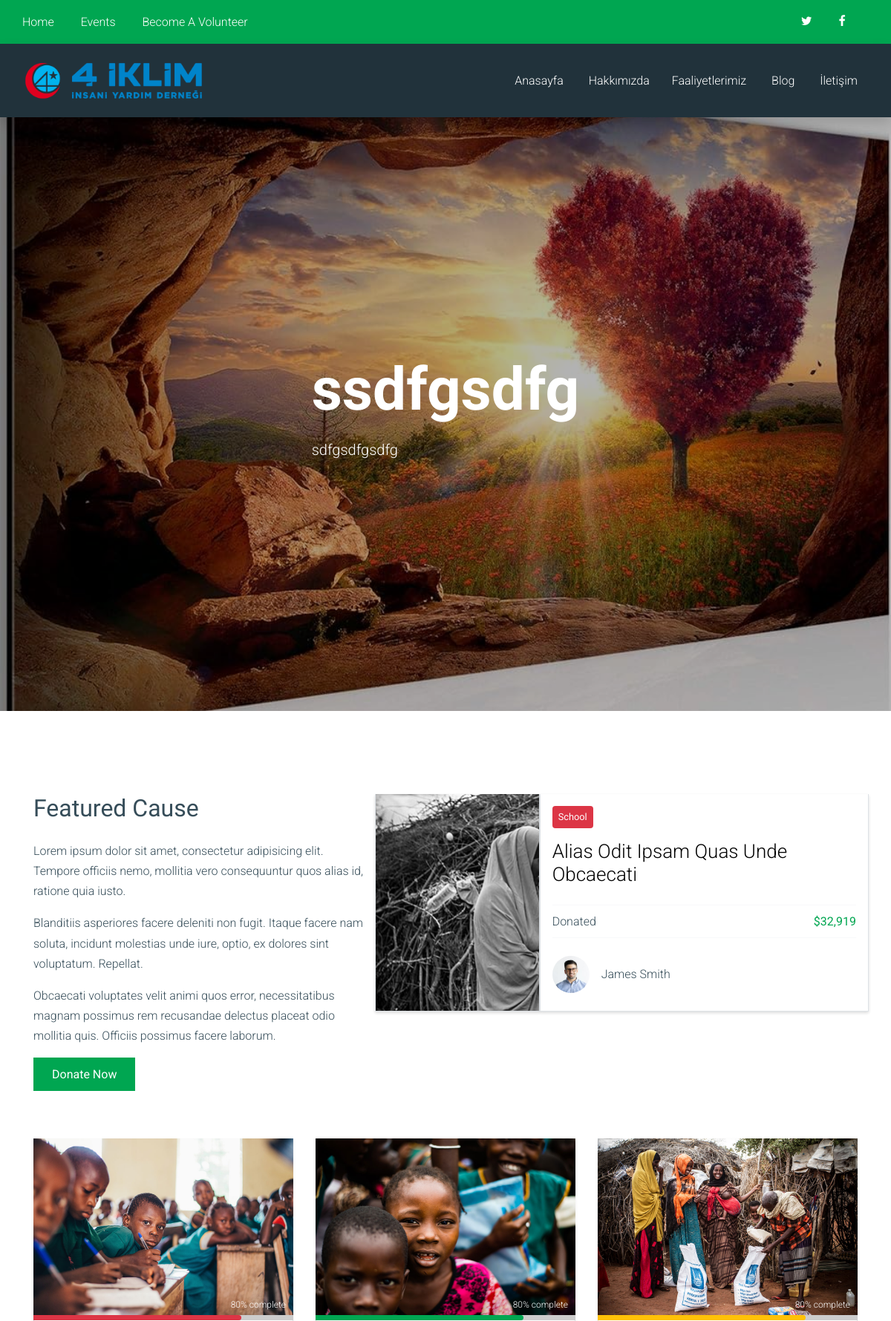
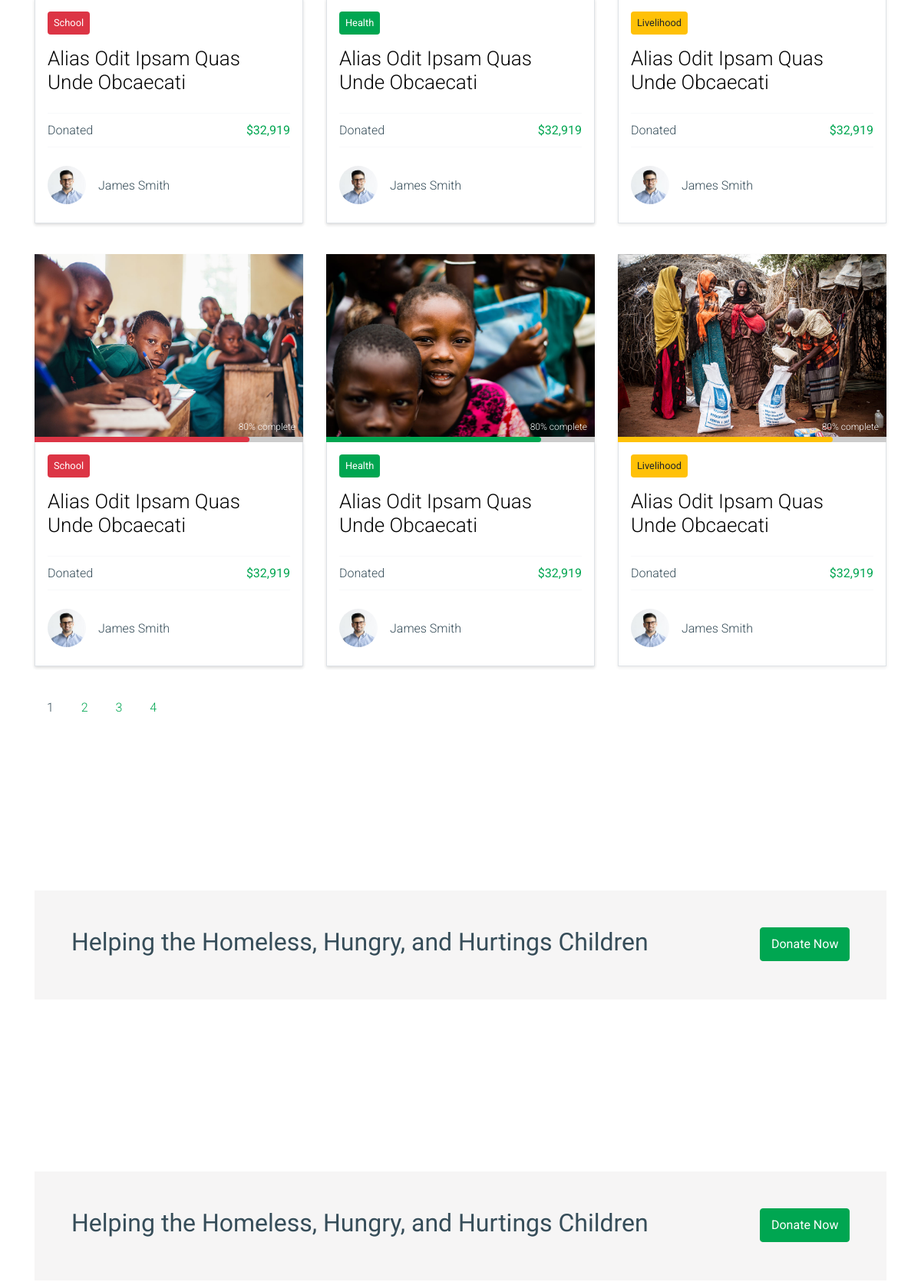
Page /activity.php (upper part) on the committed database (2 pictures, top to bottom).
### tables this page shows
CREATE TABLE `slider` (
  `Id` int(11) NOT NULL,
  `Name` text DEFAULT NULL,
  `Description` text DEFAULT NULL,
  `IsActive` tinyint(1) NOT NULL,
  `ImagePath` text DEFAULT NULL,
  `CreatedDate` datetime NOT NULL,
  `PageId` int(11) NOT NULL
);

### admin/database/connection.php (called while the page is built, shortened)
<?php
$host = '127.0.0.1';
$dbname = 'dortiklimdb';
$username = 'root';
$password = '';
$charset = 'utf8';
$dsn = "mysql:host=$host;dbname=$dbname;charset=$charset";
$options = [
    PDO::ATTR_ERRMODE => PDO::ERRMODE_EXCEPTION,
    PDO::ATTR_PERSISTENT => false,
    PDO::ATTR_EMULATE_PREPARES => false,
    PDO::ATTR_DEFAULT_FETCH_MODE => PDO::FETCH_ASSOC,
];
try {
    $baglanti = new PDO($dsn, $username, $password, $options);
    $baglanti->setAttribute(PDO::ATTR_ERRMODE, PDO::ERRMODE_EXCEPTION);
} catch (PDOException $e) {
    echo 'Bağlantı hatası: ' . $e->getMessage();
    exit;
}
function frontGetSlider($table,$id){
    global $baglanti;
    $sql = "SELECT * FROM $table where IsActive=1 and PageId='$id' order by CreatedDate desc";
    $query = $baglanti->prepare($sql);
    $query->execute();
    $data = array();
    if ($query->rowCount() > 0) {
        while($row = $query->fetch()) {
            $data[] = $row;
        }
    }
    return $data;
}

### activity.php (the view)
<?php
include("admin/database/connection.php");
include("inc/header.php");
$sliders = frontGetSlider("slider",3);
$slider = $sliders[0];
?>
<div class="owl-carousel-wrapper">
 <div class="box-92819">
      <h1 class="text-white mb-3"><?=$slider["Name"]?></h1>
      <p class="lead text-white"><?=$slider["Description"]?></p>
    </div>
      <div class="ftco-cover-1 overlay" style="background-image: url('images/<?=$slider["ImagePath"]?>');"></div>
</div>
<div class="site-section">
  <div class="container">
    <div class="row mb-5 align-items-st">
      <div class="col-md-5">
        <div class="heading-20219">
          <h2 class="title text-cursive mb-4">Featured Cause</h2>
          <p>Lorem ipsum dolor sit amet, consectetur adipisicing elit. Tempore officiis nemo, mollitia vero consequuntur quos alias id, ratione quia iusto.</p>
          <p>Blanditiis asperiores facere deleniti non fugit. Itaque facere nam soluta, incidunt molestias unde iure, optio, ex dolores sint voluptatum. Repellat.</p>
          <p>Obcaecati voluptates velit animi quos error, necessitatibus magnam possimus rem recusandae delectus placeat odio mollitia quis. Officiis possimus facere laborum.</p>
          <p><a href="#" class="btn btn-primary rounded-0 px-4">Donate Now</a></p>
        </div>
      </div>
      <div class="col-md-7">
        <div class="row cause shadow-sm">
          <div class="col-4 px-3 pt-3 border-top-0 border border shadow-sm" style="background-image: url('images/img_3_gray.jpg');">
          </div>
          <div class="col-8 px-3 pt-3 border-top-0 border border shadow-sm">
            <span class="badge-danger py-1 small px-2 rounded mb-3 d-inline-block">School</span>
            <h3 class="mb-4"><a href="#">Alias Odit Ipsam Quas Unde Obcaecati</a></h3>
            <div class="border-top border-light border-bottom py-2 d-flex">
              <div>Donated</div>
              <div class="ml-auto"><strong class="text-primary">$32,919</strong></div>
            </div>
            <div class="py-4">
              <div class="d-flex align-items-center">
                <img src="images/person_1.jpg" alt="Image" class="rounded-circle mr-3" width="50">
                <div class="">James Smith</div>
              </div>
            </div>
          </div>
        </div>
      </div>
    </div>
    <div class="row">
      <div class="col-md-4">
        <div class="cause shadow-sm">
          <a href="#" class="cause-link d-block">
            <img src="images/img_1.jpg" alt="Image" class="img-fluid">
            <div class="custom-progress-wrap">
              <span class="caption">80% complete</span>
              <div class="custom-progress-inner">
                <div class="custom-progress bg-danger" style="width: 80%;"></div>
              </div>
            </div>
          </a>
          <div class="px-3 pt-3 border-top-0 border border shadow-sm">
            <span class="badge-danger py-1 small px-2 rounded mb-3 d-inline-block">School</span>
            <h3 class="mb-4"><a href="#">Alias Odit Ipsam Quas Unde Obcaecati</a></h3>
            <div class="border-top border-light border-bottom py-2 d-flex">
              <div>Donated</div>
              <div class="ml-auto"><strong class="text-primary">$32,919</strong></div>
            </div>
            <div class="py-4">
              <div class="d-flex align-items-center">
                <img src="images/person_1.jpg" alt="Image" class="rounded-circle mr-3" width="50">
                <div class="">James Smith</div>
              </div>
            </div>
          </div>
        </div>
      </div>
      <div class="col-md-4">
        <div class="cause shadow-sm">
          <a href="#" class="cause-link d-block">
            <img src="images/img_2.jpg" alt="Image" class="img-fluid">
            <div class="custom-progress-wrap">
              <span class="caption">80% complete</span>
              <div class="custom-progress-inner">
                <div class="custom-progress bg-primary" style="width: 80%;"></div>
              </div>
            </div>
          </a>
          <div class="px-3 pt-3 border-top-0 border border shadow-sm">
            <span class="badge-primary py-1 small px-2 rounded mb-3 d-inline-block">Health</span>
            <h3 class="mb-4"><a href="#">Alias Odit Ipsam Quas Unde Obcaecati</a></h3>
            <div class="border-top border-light border-bottom py-2 d-flex">
              <div>Donated</div>
              <div class="ml-auto"><strong class="text-primary">$32,919</strong></div>
            </div>
            <div class="py-4">
              <div class="d-flex align-items-center">
                <img src="images/person_1.jpg" alt="Image" class="rounded-circle mr-3" width="50">
                <div class="">James Smith</div>
              </div>
            </div>
          </div>
        </div>
      </div>
      <div class="col-md-4">
        <div class="cause shadow-sm">
          <a href="#" class="cause-link d-block">
            <img src="images/img_3.jpg" alt="Image" class="img-fluid">
            <div class="custom-progress-wrap">
              <span class="caption">80% complete</span>
              <div class="custom-progress-inner">
                <div class="custom-progress bg-warning" style="width: 80%;"></div>
              </div>
            </div>
          </a>
          <div class="px-3 pt-3 border-top-0 border border ">
            <span class="badge-warning py-1 small px-2 rounded mb-3 d-inline-block">Livelihood</span>
            <h3 class="mb-4"><a href="#">Alias Odit Ipsam Quas Unde Obcaecati</a></h3>
            <div class="border-top border-light border-bottom py-2 d-flex">
              <div>Donated</div>
              <div class="ml-auto"><strong class="text-primary">$32,919</strong></div>
            </div>
            <div class="py-4">
              <div class="d-flex align-items-center">
                <img src="images/person_1.jpg" alt="Image" class="rounded-circle mr-3" width="50">
                <div class="">James Smith</div>
              </div>
            </div>
          </div>
        </div>
      </div>
      <div class="col-md-4">
        <div class="cause shadow-sm">
          <a href="#" class="cause-link d-block">
            <img src="images/img_1.jpg" alt="Image" class="img-fluid">
            <div class="custom-progress-wrap">
              <span class="caption">80% complete</span>
              <div class="custom-progress-inner">
                <div class="custom-progress bg-danger" style="width: 80%;"></div>
              </div>
            </div>
          </a>
          <div class="px-3 pt-3 border-top-0 border border shadow-sm">
            <span class="badge-danger py-1 small px-2 rounded mb-3 d-inline-block">School</span>
            <h3 class="mb-4"><a href="#">Alias Odit Ipsam Quas Unde Obcaecati</a></h3>
            <div class="border-top border-light border-bottom py-2 d-flex">
              <div>Donated</div>
              <div class="ml-auto"><strong class="text-primary">$32,919</strong></div>
            </div>
            <div class="py-4">
              <div class="d-flex align-items-center">
                <img src="images/person_1.jpg" alt="Image" class="rounded-circle mr-3" width="50">
                <div class="">James Smith</div>
              </div>
            </div>
          </div>
        </div>
      </div>
      <div class="col-md-4">
        <div class="cause shadow-sm">
          <a href="#" class="cause-link d-block">
            <img src="images/img_2.jpg" alt="Image" class="img-fluid">
            <div class="custom-progress-wrap">
              <span class="caption">80% complete</span>
              <div class="custom-progress-inner">
                <div class="custom-progress bg-primary" style="width: 80%;"></div>
              </div>
            </div>
          </a>
          <div class="px-3 pt-3 border-top-0 border border shadow-sm">
            <span class="badge-primary py-1 small px-2 rounded mb-3 d-inline-block">Health</span>
            <h3 class="mb-4"><a href="#">Alias Odit Ipsam Quas Unde Obcaecati</a></h3>
            <div class="border-top border-light border-bottom py-2 d-flex">
              <div>Donated</div>
              <div class="ml-auto"><strong class="text-primary">$32,919</strong></div>
            </div>
            <div class="py-4">
              <div class="d-flex align-items-center">
                <img src="images/person_1.jpg" alt="Image" class="rounded-circle mr-3" width="50">
                <div class="">James Smith</div>
              </div>
            </div>
          </div>
        </div>
      </div>
      <div class="col-md-4">
        <div class="cause shadow-sm">
          <a href="#" class="cause-link d-block">
            <img src="images/img_3.jpg" alt="Image" class="img-fluid">
            <div class="custom-progress-wrap">
              <span class="caption">80% complete</span>
              <div class="custom-progress-inner">
                <div class="custom-progress bg-warning" style="width: 80%;"></div>
              </div>
            </div>
          </a>
          <div class="px-3 pt-3 border-top-0 border border ">
            <span class="badge-warning py-1 small px-2 rounded mb-3 d-inline-block">Livelihood</span>
            <h3 class="mb-4"><a href="#">Alias Odit Ipsam Quas Unde Obcaecati</a></h3>
            <div class="border-top border-light border-bottom py-2 d-flex">
              <div>Donated</div>
              <div class="ml-auto"><strong class="text-primary">$32,919</strong></div>
            </div>
            <div class="py-4">
              <div class="d-flex align-items-center">
                <img src="images/person_1.jpg" alt="Image" class="rounded-circle mr-3" width="50">
                <div class="">James Smith</div>
              </div>
            </div>
          </div>
        </div>
      </div>
      <div class="col-12">
        <span class="p-3">1</span>
        <a href="#" class="p-3">2</a>
        <a href="#" class="p-3">3</a>
        <a href="#" class="p-3">4</a>
      </div>
    </div>
  </div>
</div>
<div class="site-section">
  <div class="container">
    <div class="d-md-flex cta-20101 align-self-center bg-light p-5">
      <div class="">
        <h2 class="text-cursive">Helping the Homeless, Hungry, and Hurtings Children</h2>
      </div>
      <div class="ml-auto"><a href="#" class="btn btn-primary">Donate Now</a></div>
    </div>
  </div>
</div>
<?php
include("inc/footer.php");
?>

### css/style.css (style rules this page uses)
html { overflow-x: hidden; }
body { line-height: 1.7; color: #364d59 !important; font-weight: 300; font-size: 1rem; background-color: #fff; }
body:before { position: absolute; content: ""; left: 0; right: 0; bottom: 0; top: 0; background: rgba(0, 0, 0, 0.3); -webkit-transition: .3s all ease; -o-transition: .3s all ease; transition: .3s all ease; opacity: 0; visibility: hidden; z-index: 399; }
a { -webkit-transition: .3s all ease; -o-transition: .3s all ease; transition: .3s all ease; }
h1, h2, h3, h4, h5, .h1, .h2, .h3, .h4, .h5 { font-weight: 300; color: #364d59; font-family: "Roboto", serif; }
.btn.btn-primary { color: #fff; }
.site-section { padding: 2.5em 0; }
@media (min-width: 768px) { .site-section { padding: 5em 0; } }
.site-section { padding: 7rem 0; }
.owl-carousel-wrapper { height: 100vh; min-height: 600px; position: relative; }
.ftco-cover-1 { background-size: cover; background-position: center center; background-repeat: no-repeat; position: relative; }
.ftco-cover-1, .ftco-cover-1 .container > .row { height: 100vh; min-height: 600px; }
.ftco-cover-1.overlay, .ftco-cover-1.overlay-2 { position: relative; }
.ftco-cover-1.overlay:before, .ftco-cover-1.overlay-2:before { content: ""; position: absolute; top: 0; left: 0; right: 0; bottom: 0; opacity: .3; background: #000; }
.bg-light { background-color: #f6f5f5 !important; }
.box-92819 { z-index: 2; position: absolute; top: 50%; left: 50%; -webkit-transform: translate(-50%, -50%); -ms-transform: translate(-50%, -50%); transform: translate(-50%, -50%); max-width: 700px; }
.box-92819 h1 { font-weight: 900 !important; font-size: 5rem; font-family: "Mansalva", cursive !important; }
.text-cursive { font-family: "Mansalva", cursive !important; }
.cause { margin-bottom: 40px; position: relative; -webkit-box-shadow: 0 0 0 0 rgba(0, 0, 0, 0.8); box-shadow: 0 0 0 0 rgba(0, 0, 0, 0.8); }
.cause .cause-link { display: block; position: relative; }
.cause h3 { font-size: 26px !important; }
.cause h3 a { color: #000; }
.cause .custom-progress-wrap { position: absolute; bottom: 0; width: 100%; }
.cause .custom-progress-wrap .custom-progress-inner { height: 7px; width: 100%; background: #ccc; }
.cause .custom-progress-wrap .custom-progress-inner .custom-progress { background: #00a651; height: 7px; border-top-right-radius: 4px; border-bottom-right-radius: 4px; }
.cause .custom-progress-wrap .caption { position: absolute; bottom: 10px; right: 10px; color: #fff; font-size: 12px; }

### rows in the picture
slider: Name "ssdfgsdfg", Description "sdfgsdfgsdfg", ImagePath (picture)
